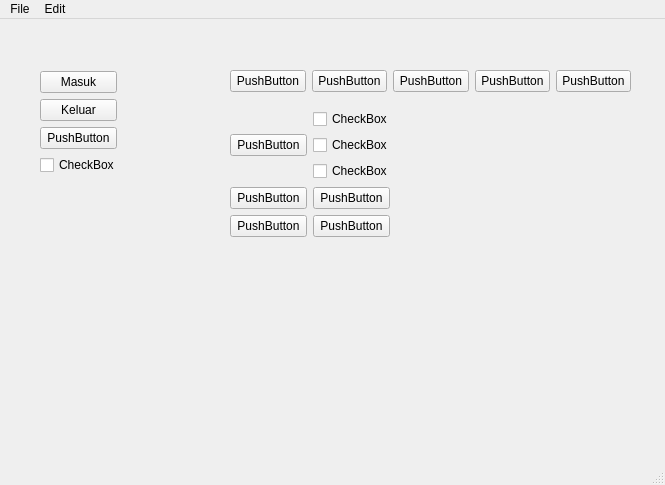
<?xml version="1.0" encoding="UTF-8"?>
<ui version="4.0">
 <class>MainWindow</class>
 <widget class="QMainWindow" name="MainWindow">
  <property name="geometry">
   <rect>
    <x>0</x>
    <y>0</y>
    <width>665</width>
    <height>485</height>
   </rect>
  </property>
  <property name="windowTitle">
   <string>MainWindow</string>
  </property>
  <widget class="QWidget" name="centralwidget">
   <widget class="QWidget" name="">
    <property name="geometry">
     <rect>
      <x>40</x>
      <y>52</y>
      <width>77</width>
      <height>106</height>
     </rect>
    </property>
    <layout class="QVBoxLayout" name="verticalLayout">
     <item>
      <widget class="QPushButton" name="pushButton">
       <property name="text">
        <string>Masuk</string>
       </property>
      </widget>
     </item>
     <item>
      <widget class="QPushButton" name="pushButton_2">
       <property name="text">
        <string>Keluar</string>
       </property>
      </widget>
     </item>
     <item>
      <widget class="QPushButton" name="pushButton_13">
       <property name="text">
        <string>PushButton</string>
       </property>
      </widget>
     </item>
     <item>
      <widget class="QCheckBox" name="checkBox">
       <property name="text">
        <string>CheckBox</string>
       </property>
      </widget>
     </item>
    </layout>
   </widget>
   <widget class="QWidget" name="">
    <property name="geometry">
     <rect>
      <x>230</x>
      <y>50</y>
      <width>401</width>
      <height>25</height>
     </rect>
    </property>
    <layout class="QHBoxLayout" name="horizontalLayout">
     <item>
      <widget class="QPushButton" name="pushButton_6">
       <property name="text">
        <string>PushButton</string>
       </property>
      </widget>
     </item>
     <item>
      <widget class="QPushButton" name="pushButton_5">
       <property name="text">
        <string>PushButton</string>
       </property>
      </widget>
     </item>
     <item>
      <widget class="QPushButton" name="pushButton_4">
       <property name="text">
        <string>PushButton</string>
       </property>
      </widget>
     </item>
     <item>
      <widget class="QPushButton" name="pushButton_3">
       <property name="text">
        <string>PushButton</string>
       </property>
      </widget>
     </item>
     <item>
      <widget class="QPushButton" name="pushButton_7">
       <property name="text">
        <string>PushButton</string>
       </property>
      </widget>
     </item>
    </layout>
   </widget>
   <widget class="QWidget" name="">
    <property name="geometry">
     <rect>
      <x>230</x>
      <y>90</y>
      <width>160</width>
      <height>129</height>
     </rect>
    </property>
    <layout class="QVBoxLayout" name="verticalLayout_4">
     <item>
      <layout class="QHBoxLayout" name="horizontalLayout_2">
       <item>
        <widget class="QPushButton" name="pushButton_8">
         <property name="text">
          <string>PushButton</string>
         </property>
        </widget>
       </item>
       <item>
        <layout class="QVBoxLayout" name="verticalLayout_3">
         <item>
          <widget class="QCheckBox" name="checkBox_2">
           <property name="text">
            <string>CheckBox</string>
           </property>
          </widget>
         </item>
         <item>
          <widget class="QCheckBox" name="checkBox_3">
           <property name="text">
            <string>CheckBox</string>
           </property>
          </widget>
         </item>
         <item>
          <widget class="QCheckBox" name="checkBox_4">
           <property name="text">
            <string>CheckBox</string>
           </property>
          </widget>
         </item>
        </layout>
       </item>
      </layout>
     </item>
     <item>
      <layout class="QGridLayout" name="gridLayout">
       <item row="0" column="0">
        <widget class="QPushButton" name="pushButton_9">
         <property name="text">
          <string>PushButton</string>
         </property>
        </widget>
       </item>
       <item row="0" column="1">
        <widget class="QPushButton" name="pushButton_12">
         <property name="text">
          <string>PushButton</string>
         </property>
        </widget>
       </item>
       <item row="1" column="0">
        <widget class="QPushButton" name="pushButton_11">
         <property name="text">
          <string>PushButton</string>
         </property>
        </widget>
       </item>
       <item row="1" column="1">
        <widget class="QPushButton" name="pushButton_10">
         <property name="text">
          <string>PushButton</string>
         </property>
        </widget>
       </item>
      </layout>
     </item>
    </layout>
   </widget>
  </widget>
  <widget class="QMenuBar" name="menubar">
   <property name="geometry">
    <rect>
     <x>0</x>
     <y>0</y>
     <width>665</width>
     <height>21</height>
    </rect>
   </property>
   <widget class="QMenu" name="menuFile">
    <property name="title">
     <string>File</string>
    </property>
    <widget class="QMenu" name="menuCopy">
     <property name="title">
      <string>Copy</string>
     </property>
     <addaction name="actionCut"/>
     <addaction name="actionCopy_2"/>
    </widget>
    <addaction name="actionNew"/>
    <addaction name="menuCopy"/>
    <addaction name="actionExit"/>
   </widget>
   <widget class="QMenu" name="menuEdit">
    <property name="title">
     <string>Edit</string>
    </property>
   </widget>
   <addaction name="menuFile"/>
   <addaction name="menuEdit"/>
  </widget>
  <widget class="QStatusBar" name="statusbar"/>
  <action name="actionNew">
   <property name="text">
    <string>New</string>
   </property>
  </action>
  <action name="actionExit">
   <property name="text">
    <string>Exit</string>
   </property>
  </action>
  <action name="actionCut">
   <property name="text">
    <string>Cut</string>
   </property>
  </action>
  <action name="actionCopy_2">
   <property name="text">
    <string>Copy</string>
   </property>
  </action>
 </widget>
 <resources/>
 <connections/>
</ui>
